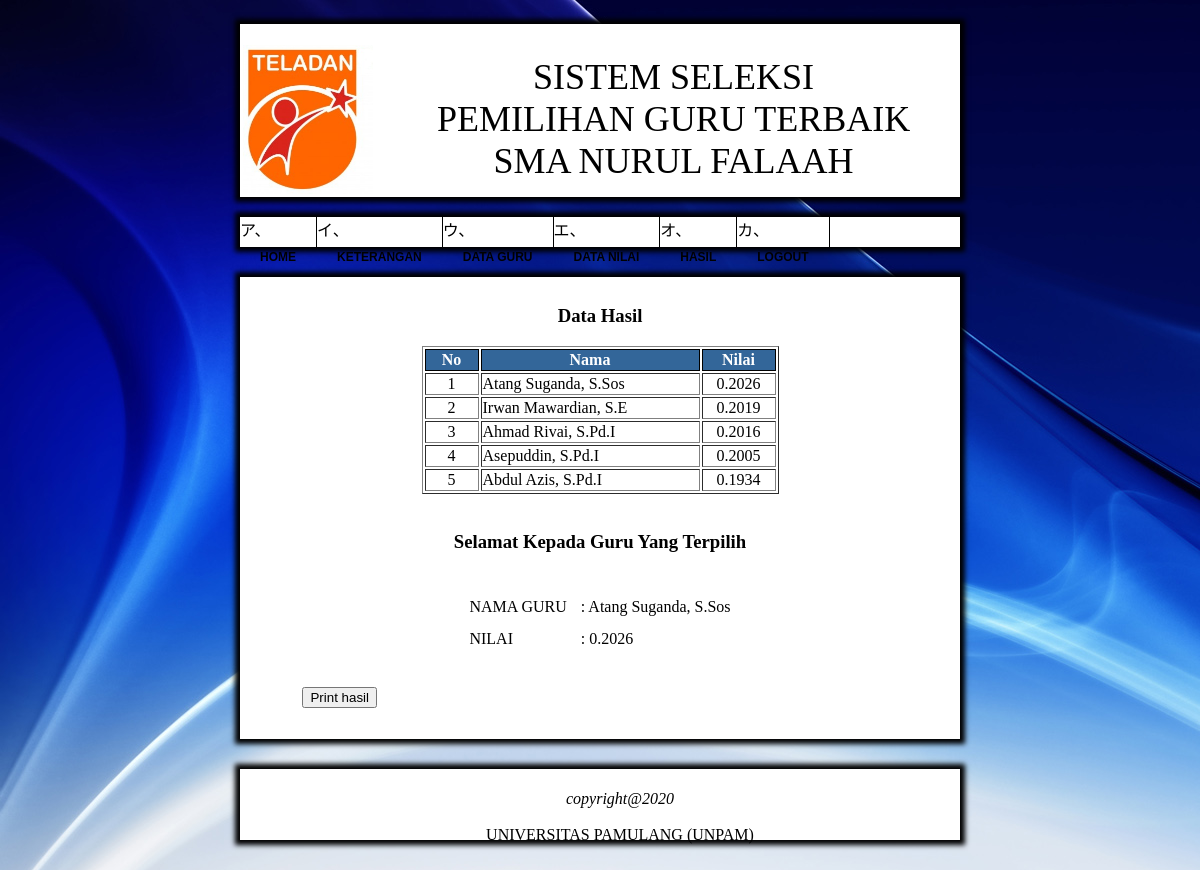
Screenshot of /guru/hasil.php (signed in) with the database file from the repository.
### tables this page shows
CREATE TABLE IF NOT EXISTS `penilaian` (
`id_nilai` int(2) NOT NULL,
  `id_guru` int(5) DEFAULT NULL,
  `nama` varchar(55) NOT NULL,
  `c1` int(4) NOT NULL,
  `c2` int(4) NOT NULL,
  `c3` int(4) NOT NULL,
  `c4` int(4) NOT NULL,
  `c5` int(4) NOT NULL,
  `c6` int(4) NOT NULL,
  `jumlah` double DEFAULT NULL
);

### guru/hasil.php (the view, shortened to what this page needs)
<?php
if (isset($_SESSION['level']))
{
   if ($_SESSION['level'] == "admin")
   {
echo
"<script language='javascript'>
alert('Konten untuk user');
document.location='../admin/home.php';
</script>";
   }
   else if ($_SESSION['level'] == "user")
   {
?>
<html>
<head>
<link href="../css/style.css" type="text/css" rel="stylesheet" />
</head>
<body>
<div id="container">
<?php include "header.php"; ?>
<div class="conten">
<?php
$sql = mysqli_query($GLOBALS["___mysqli_ston"], "select * from penilaian order by jumlah desc");
	echo "<center><H3>Data Hasil</H3></center>
	<table border='1' align='center'>
		<tr>
			<th width='50'>No</th>
			<th width='215'>Nama</th>
			<th width='70'>Nilai</th>
		</tr>
		";
		$no = 1;
	while ($dt = mysqli_fetch_array($sql)) {
	?>
		<tr color="if($no == 1){ red
		else { }
		}" >
			<td align='center'><?php echo $no;?></td>
			<td ><?php echo $dt['nama'];?></td>
			<td align='center'><?php echo $dt['jumlah'];?></td>
		</tr>
	<?php
	$no++;
	}
	echo "</table>";
?>
<br>
<center><h3>Selamat Kepada Guru Yang Terpilih</h3></center>
<br>
<form>
<table align="center" cellpadding="6">
<?php
$query=mysqli_query($GLOBALS["___mysqli_ston"], "select * from penilaian order by jumlah desc limit 1");
while($row=mysqli_fetch_array($query)){
?>
<tr>
<td>NAMA GURU</td><td> : <?php echo $row['nama'];?></td>
</tr>
<tr>
<td>NILAI</td><td> : <?php echo $row['jumlah'];?></td>
</tr>
</table>
<?php
}
?>
<br>
<pre>
	<input type="button" value="Print hasil" onClick="popup_print()" />
</pre>
<br>
</div>
<?php include "footer.php"; ?>
</div>
<br><br><br><br>
</body>
</html>
<?php
}
}
else
{
	?><script language="javascript">
	alert("Silahkan login terlebih dahulu");
	document.location="../login.php";
	</script>
	<?php
}
?>

### css/style.css (style rules this page uses)
body { background-image:url(../img/bg.jpg); background-attachment:fixed; background-repeat:repeat; }
TH { color : #FFFFFF; background-color : #336699; border-width: 1px ; border-style:solid; border-color :black; }
#container { margin-top:2%; margin-left:12%; margin-right:12%; margin-bottom:auto; background-color:no; height:auto; }
.conten { background-color:white; height:auto; margin-top:30px; margin-left:10%; margin-right:10%; padding-top:10px; -moz-box-shadow: 0 0 5px 5px black; -webkit-box-shadow: 0 0 5px 5px black; box-shadow: 0 0 5px 5px black; }

### rows the page displays
penilaian: nama "Atang Suganda, S.Sos", jumlah "0.2026"
penilaian: nama "Irwan Mawardian, S.E", jumlah "0.2019"
penilaian: nama "Ahmad Rivai, S.Pd.I", jumlah "0.2016"
penilaian: nama "Asepuddin, S.Pd.I", jumlah "0.2005"
penilaian: nama "Abdul Azis, S.Pd.I", jumlah "0.1934"
